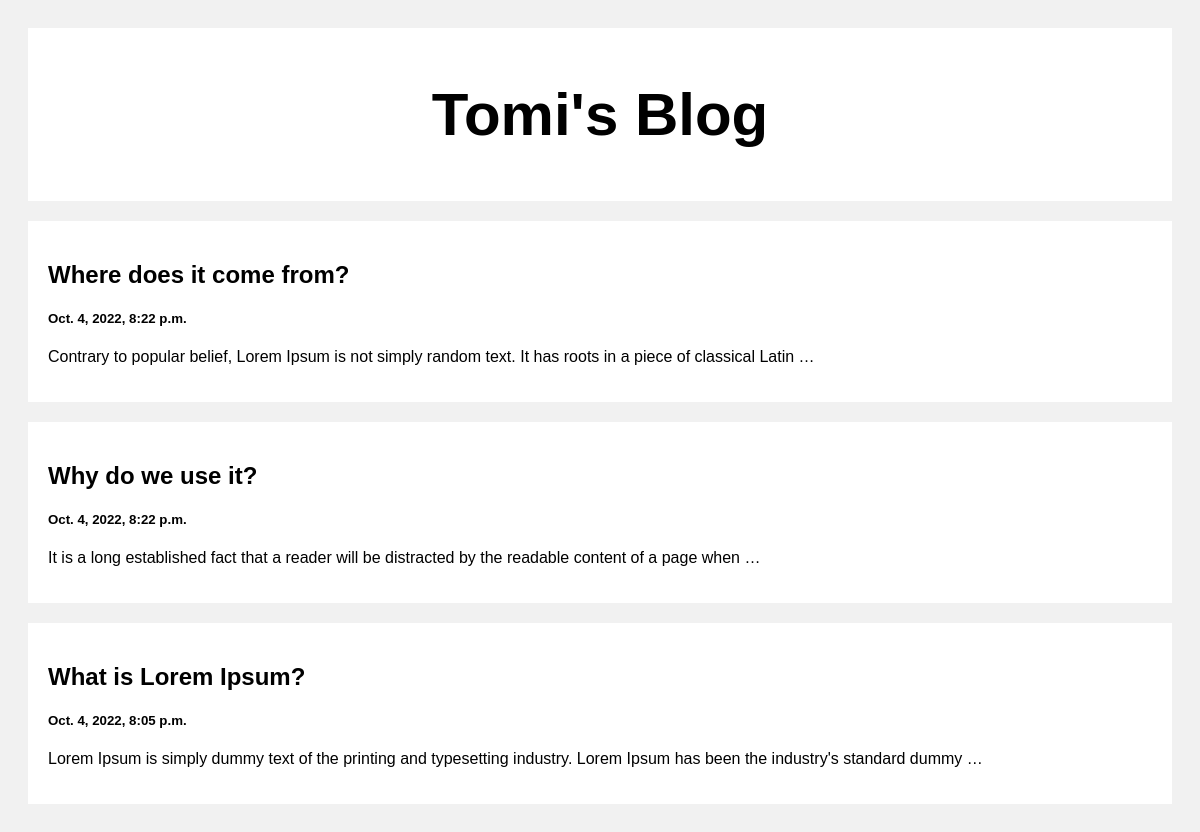
The page / on the database its author committed.
### posts/models.py (models this page shows)
class Post(models.Model):
    title = models.CharField(max_length=100)
    body = models.CharField(max_length=10000)
    created_at = models.DateTimeField(default=datetime.now, blank=True)

### posts/views.py (the view)
# urls.py: path('', views.index, name='index'),
def index(request):
    posts = Post.objects.all()
    return render(request, 'index.html', {'posts':posts})

### templates/index.html (shortened to what this page needs)
<!DOCTYPE html>
<html lang="en">
<head>
</head>
<body>
    <div class="header">
        <h2>Tomi's Blog</h2>
    </div>
    <div class="row">
        <div class="leftcolumn">
            {% for post in posts reversed %}
            <div class="card">
                <a href="/post/{{post.id}}" style="text-decoration: none; color: black;">
                    <h2>{{post.title}}</h2>
                    <h5>{{post.created_at}}</h5>
                    <p>{{post.body|truncatewords:20}}</p>
                </a>
            </div>
            {% endfor %}
        </div>
    </div>
</body>
</html>

### templates/index.html (style rules this page uses)
* { box-sizing: border-box; }
body { font-family: Arial; padding: 20px; background: #f1f1f1; }
.header { padding: 2px; font-size: 40px; text-align: center; background: white; }
.leftcolumn { float: left; width: 100%; }
.card { background-color: white; padding: 20px; margin-top: 20px; }
.row:after { content: ""; display: table; clear: both; }

### rows shown on the page
Post: title "Where does it come from?", created_at "Oct. 4, 2022, 8:22 p.m.", body "Contrary to popular belief, Lorem Ipsum is not simply random text. It has roots in a piece of classical Latin …"
Post: title "Why do we use it?", created_at "Oct. 4, 2022, 8:22 p.m.", body "It is a long established fact that a reader will be distracted by the readable content of a page when …"
Post: title "What is Lorem Ipsum?", created_at "Oct. 4, 2022, 8:05 p.m.", body "Lorem Ipsum is simply dummy text of the printing and typesetting industry. Lorem Ipsum has been the industry's standard dummy …"
